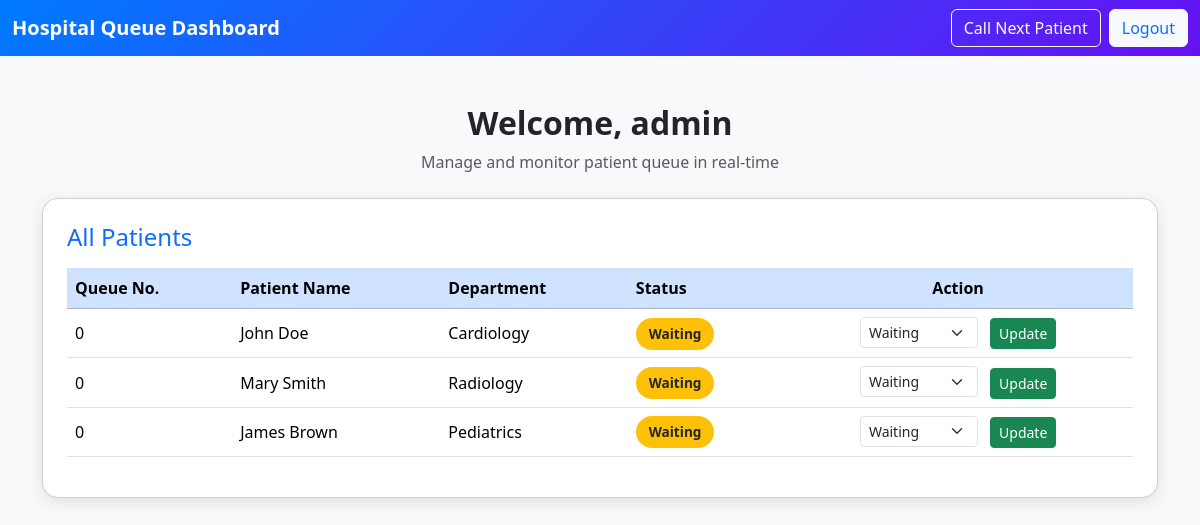
Screenshot of /dashboard.php (signed in) with the database file from the repository.
### tables this page shows
CREATE TABLE queue (
  id INT AUTO_INCREMENT PRIMARY KEY,
  patient_name VARCHAR(100) NOT NULL,
  phone VARCHAR(20) NOT NULL,
  department VARCHAR(100) NOT NULL,
  gender VARCHAR(10) NOT NULL,
  age INT NOT NULL,
  patient_type ENUM('New', 'Returning') DEFAULT 'New',
  complaint TEXT NOT NULL,
  queue_number INT NOT NULL,
  status ENUM('waiting','processing','approved') DEFAULT 'waiting',
  created_at TIMESTAMP DEFAULT CURRENT_TIMESTAMP
);

### dashboard.php (the view, shortened to what this page needs)
<?php
include 'config.php';
?>
<!DOCTYPE html>
<html lang="en">
<head>
  <link href="https://cdn.jsdelivr.net/npm/bootstrap@5.3.2/dist/css/bootstrap.min.css" rel="stylesheet">
</head>
<body>
<nav class="navbar navbar-expand-lg navbar-dark">
  <div class="container-fluid">
    <a class="navbar-brand" href="#">Hospital Queue Dashboard</a>
    <div class="d-flex">
      <a href="call_next.php" class="btn btn-outline-light me-2">Call Next Patient</a>
      <a href="logout.php" class="btn btn-light text-primary">Logout</a>
    </div>
  </div>
</nav>
<div class="container mt-5">
  <div class="text-center mb-4">
    <h2 class="fw-bold">Welcome, <?php echo htmlspecialchars($_SESSION['admin']); ?></h2>
    <p class="text-muted">Manage and monitor patient queue in real-time</p>
  </div>
  <div class="card p-4">
    <h4 class="mb-3 text-primary">All Patients</h4>
    <div class="table-responsive">
      <table class="table table-hover align-middle">
        <thead class="table-primary">
          <tr>
            <th>Queue No.</th>
            <th>Patient Name</th>
            <th>Department</th>
            <th>Status</th>
            <th class="text-center">Action</th>
          </tr>
        </thead>
        <tbody>
          <?php
          $result = $conn->query("SELECT * FROM queue ORDER BY id ASC");
          while ($row = $result->fetch_assoc()) {
            $status = strtolower($row['status']);
            $badgeClass = match($status) {
              'waiting' => 'status-waiting',
              'processing' => 'status-processing',
              'approved' => 'status-approved',
              default => 'status-waiting'
            };
            echo "
              <tr data-id='{$row['id']}'>
                <td>{$row['queue_number']}</td>
                <td>{$row['patient_name']}</td>
                <td>{$row['department']}</td>
                <td><span class='status-badge $badgeClass'>".ucfirst($row['status'])."</span></td>
                <td class='text-center'>
                  <form class='update-form d-inline'>
                    <input type='hidden' name='id' value='{$row['id']}'>
                    <select name='status' class='form-select form-select-sm d-inline w-auto'>
                      <option value='waiting' ".($status=='waiting'?'selected':'').">Waiting</option>
                      <option value='processing' ".($status=='processing'?'selected':'').">Processing</option>
                      <option value='approved' ".($status=='approved'?'selected':'').">Approved</option>
                    </select>
                    <button type='submit' class='btn btn-sm btn-success ms-2'>Update</button>
                  </form>
                </td>
              </tr>
            ";
          }
          ?>
        </tbody>
      </table>
    </div>
  </div>
</div>
</body>
</html>

### dashboard.php (style rules this page uses)
body { background: #f8f9fa; font-family: 'Segoe UI', sans-serif; }
.navbar { background: linear-gradient(135deg, #007bff, #6610f2); }
.navbar-brand { font-weight: bold; color: #fff !important; }
.card { border-radius: 1rem; box-shadow: 0 4px 15px rgba(0,0,0,0.1); }
.status-badge { padding: 0.4rem 0.8rem; border-radius: 1rem; font-size: 0.85rem; font-weight: 600; }
.status-waiting { background-color: #ffc107; color: #212529; }

### rows the page displays
queue: queue_number "0", patient_name "John Doe", department "Cardiology", status "Waiting"
queue: queue_number "0", patient_name "Mary Smith", department "Radiology", status "Waiting"
queue: queue_number "0", patient_name "James Brown", department "Pediatrics", status "Waiting"

### other values shown
$_SESSION['admin'] "admin"
